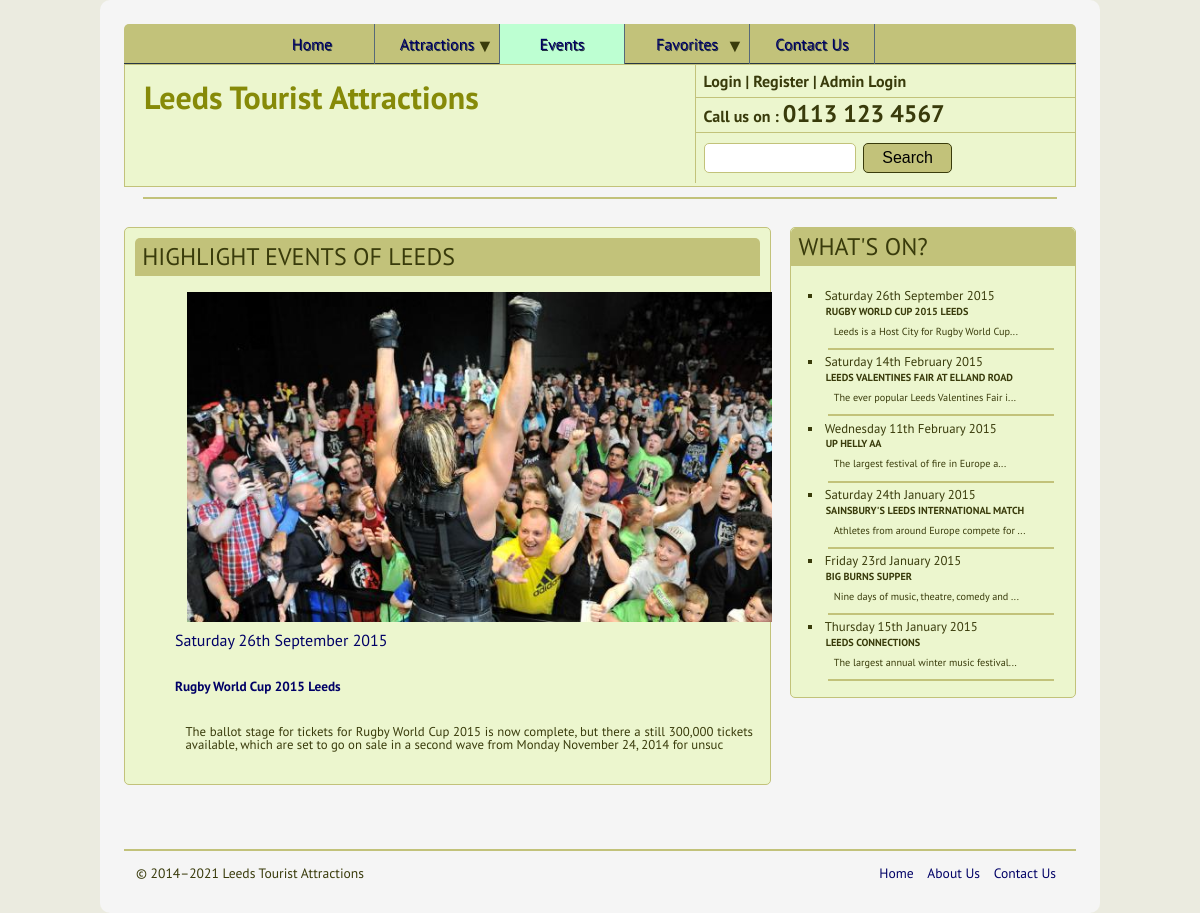
The page /event-details.php?ID=5 on the database its author committed.
### tables this page shows
CREATE TABLE IF NOT EXISTS `events` (
`EventID` int(11) NOT NULL,
  `Title` varchar(200) NOT NULL,
  `Summary` varchar(200) NOT NULL,
  `Description` varchar(200) NOT NULL,
  `Date` date NOT NULL,
  `Image` varchar(200) NOT NULL,
  `alt` varchar(200) NOT NULL
);

### includes/whatson.php (the view, shortened to what this page needs)
	<ul class="whatson " style="list-style-type:square">
<?php
	$Query  = "SELECT events.*";
	$Query .= "FROM events ";
	$Query .= "ORDER BY Date DESC ";
		$whatson_result = $con->query($Query);
		while ($rows = mysqli_fetch_array($whatson_result))
		{
			$summary = $rows['Summary'];
			$summarydisplay = substr($summary, 0, 40);
			$date = date_create($rows['Date']);
			echo ' 	<li >';
			echo ' 		<div id= "thumb_date">'.date_format($date, 'l jS F Y') .'</div>';
			echo ' 		<div id="thumb_text">';
			echo '           <a href="event-details.php?ID='. $rows['EventID']. '">';
			echo '				<h4>' . $rows['Title'] . '</h4>';
			echo '			 </a>';
			echo ' 				<p>' . $summarydisplay . '...</p>';
			echo ' 		</div>';
			echo ' 	</li>';
			echo '  <hr>';
		}
	?>
</ul>

### event-details.php (shortened to what this page needs)
<!DOCTYPE html>
<?php
include "includes/head.php";
?>
<?php
									$myQuery  = "SELECT events.*";
									$myQuery .= "FROM events ";
									$myQuery  .= "WHERE EventID=".$_GET['ID'];
									$result = $con->query($myQuery);
?>
<body>
	<div class="page">
		<header>
			<nav class="clearfix">
				<?php
				echo build_menu(3);
				?>
			</nav>
			<?php include "includes/header.php"; ?>
		</header>
	<hr>
		<article>
			<h2>Highlight Events of Leeds</h2>
			<ul id="whatson" >
			<?php while ($rows = mysqli_fetch_array($result))
									{
										$date = date_create($rows['Date']);
										echo ' 		<div id= "thumb_image">';
										echo ' 		<a href=""><img src=" '. $rows['Image'] . '" alt="'.$rows['alt'].'" style="max-width:100%;height:auto;"/></a>';
										echo ' 		</div>';
										echo ' 		<div id="thumb_text">';
										echo '			<a href="event-details.php?ID='. $rows['EventID']. '">';
										echo '           <div>'.date_format($date, 'l jS F Y') .'</div>';
										echo '				<h5>' . $rows['Title'] . '</h5>';
										echo ' 				<p>' . $rows['Description'] . '</p>';
										echo '			</a>';
										echo ' 		</div>';
									}
								?>
		</article>
		<aside>
			<div>
			<h2>What's on?</h2>
			<?php include "includes/whatson.php"; ?>
			</div>
		</aside>
		<?php
		include"includes/footer.php";
		?>
</body>
</html>

### styles/styles.css (style rules this page uses)
html, body, div,h1, h2, h3, p, ul, li, img, p, input { margin: 0; padding: 0; font-size: 100%; }
*, html { -webkit-box-sizing: border-box; -moz-box-sizing: border-box; box-sizing:border-box; }
article,section, aside, hgroup, nav, header, footer, figure, figcaption { display: block; }
body { color: #393B0B; line-height: 1.5em; font-family: 'PT Sans', Arial, sans-serif; background: #EBEBE0; }
.page { max-width: 1000px; width: 96%; height: auto; margin: 0 auto; position: relative; background: #F5F5F5; border-radius: 10px; -moz-border-radius: 10px; -webkit-border-radius: 10px; padding: 2%; }
h2 { font-size: 1.6em; font-weight: normal; margin: 0 1em 1em; text-transform: uppercase; padding: .3em; background-color: #C2C27A; border-radius: 5px 5px 0px 0px; -moz-border-radius: 5px 5px 0px 0px; -webkit-border-radius: 5px 5px 0px 0px; }
h4 { font-size: 1.1em; font-weight: bold; margin: 0; }
h5 { font-size: .8em; font-weight: bold; margin: 1%; }
p { margin: .50em; padding: 0; text-align: justify; }
img { max-width: 100%; height: auto; width: auto; margin-left: 2%; border: 0; }
a { font-size: 1em; color:#000066; text-decoration: none; }
ul { list-style: none; }
article { padding: 10px; width: 100%; }
.clearfix:before, .clearfix:after { content: " "; display: inline; }
.clearfix:after { clear: both; }
nav { height: 40px; width: 100%; background: #C2C27A; font-size: 16px; font-weight: normal; position:relative; border-bottom: 1px solid #283744; border-radius: 5px 5px 0px 0px; -moz-border-radius: 5px 5px 0px 0px; -webkit-border-radius: 5px 5px 0px 0px; }

### styles/large_screen.css (style rules this page uses)
.page { width: 96%; }
p { margin: 0 0 .75em 0; padding: 2%; font-size: 0.9em; }
article { width: 68%; height:auto; margin: 2% 0 2% 0%; padding: 0px auto; float: left; border: 1px solid #C2C27A; background-color: #ECF6CE; border-radius: 5px; -moz-border-radius: 5px; -webkit-border-radius: 5px; }
article p { text-align: justify; }
article h2 { margin: 0 0 15px; color: #393B0B; }
aside { width: 30%; height: auto; float:right; margin: 2% 0 1% 0; padding: 0px; border: 1px solid #C2C27A; border-radius: 5px; -moz-border-radius: 5px; -webkit-border-radius: 5px; background: #ECF6CE; }
aside h2 { margin-top:0px; }
aside ul { padding: 0 1em 0 2em; }
aside ul li { font-size: 80%; line-height: 100%; padding:.3em .4em .2em .1em; }
aside ul li a h4 { width: 100%; font-size: .8em; font-weight:bold; margin: 0px; text-transform: uppercase; padding:.3em .4em .2em .1em; color:#393B0B; }
aside ul li p { font-size: 80%; line-height: 90%; padding:.3em .4em .2em .1em; }
#thump_text p aside h2, ul>li, #thumb_text, #thumb_date { margin: 0; }
hr { width: 96%; margin: 1% auto; border: 1px solid #C2C27A; }
#thumb_text p { font-size: .8em; font-weight: normal; margin: 1px 1px 1px 4px; padding:.5em; line-height: 1em; color:#393B0B; }

### styles/small_screen.css (style rules this page uses)
.page { width: 96%; position: relative; font-size: .857em; }
h2 { text-align: center; font-size: 1em; }
nav { border-bottom: 0; height: auto; }
article { width: 100%; height:auto; margin: 2% 0 2% 0%; padding: 0px auto; clear: both; border: 1px solid #C2C27A; background-color: #ECF6CE; border-radius: 5px; -moz-border-radius: 5px; -webkit-border-radius: 5px; }
article p { text-align: justify; }
article h2 { margin: 0 0 15px; color: #393B0B; }
aside { width: 100%; height: auto; float:right; margin: 2% 0 2% 0; padding: 0px; border: 1px solid #C2C27A; border-radius: 5px; -moz-border-radius: 5px; -webkit-border-radius: 5px; background: #ECF6CE; }
aside h2 { margin:0px; }
aside ul li { font-size: 80%; line-height: 100%; padding:.3em .4em .2em .1em; }
aside ul li a h4 { width: 100%; font-size: .8em; font-weight:bold; margin: 0px; text-transform: uppercase; padding:.3em .4em .2em .1em; color:#393B0B; }
aside ul li p { font-size: 100%; line-height: 90%; padding:.3em .4em .2em .1em; }
hr { width: 98%; margin: 1% auto; border: 1px solid #C2C27A; }

### rows shown on the page
events: Image (picture), Date "Saturday 26th September 2015", Title "Rugby World Cup 2015 Leeds", Description "The ballot stage for tickets for Rugby World Cup 2015 is now complete, but there a still 300,000 tickets available, which are set to go on sale in a second wave from Monday November 24, 2014 for unsuc", Title "RUGBY WORLD CUP 2015 LEEDS", Summary "Leeds is a Host City for Rugby World Cup"
events: Date "Saturday 14th February 2015", Title "LEEDS VALENTINES FAIR AT ELLAND ROAD", Summary "The ever popular Leeds Valentines Fair i"
events: Date "Wednesday 11th February 2015", Title "UP HELLY AA", Summary "The largest festival of fire in Europe a"
events: Date "Saturday 24th January 2015", Title "SAINSBURY'S LEEDS INTERNATIONAL MATCH", Summary "Athletes from around Europe compete for"
events: Date "Friday 23rd January 2015", Title "BIG BURNS SUPPER", Summary "Nine days of music, theatre, comedy and"
events: Date "Thursday 15th January 2015", Title "LEEDS CONNECTIONS", Summary "The largest annual winter music festival"

### other values the page prints
$copyright "2014–2021"
